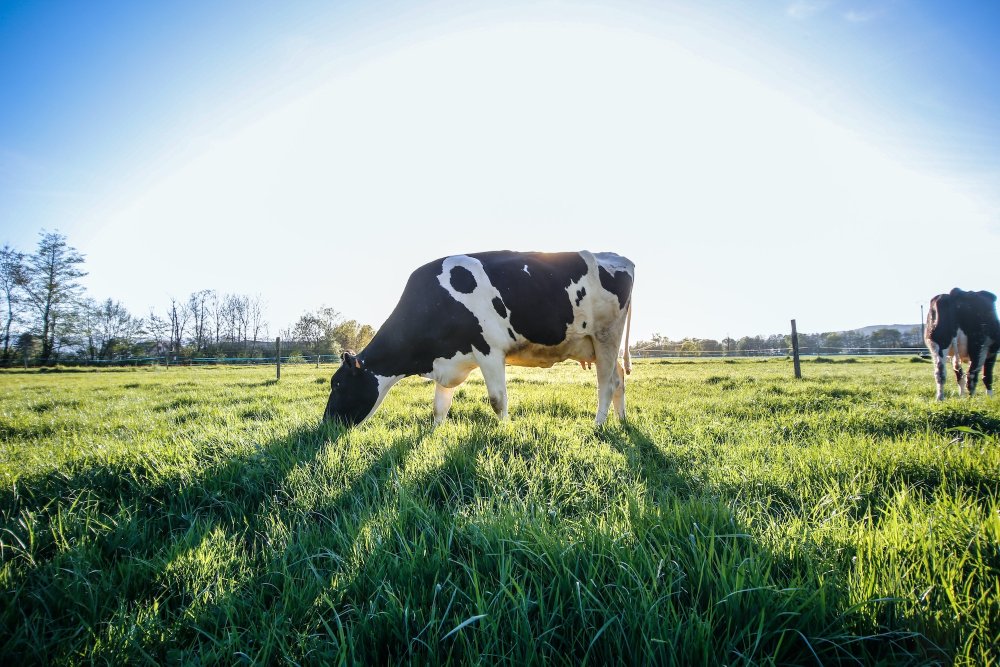
#> input picture data/cow.jpg, 2000 x 1333 px (shown at 1/2 size)
$ jupyter execute Lab3-2-BasicImageProgramming.ipynb   (shell and % lines are left out)
#> lines starting #> are read from the running program, lines starting #| are printed output that depends on the picture
<a href="https://colab.research.google.com/github/reworkhow/AnimalDataScience/blob/main/Copy_of_l01_basic.ipynb" target="_parent"></a>

# Basic Image Programming in Python

## **Set up the environment**
### Clone the repository (demo data and scripts)

[cell 1]
# use an exclamation mark, "!", to call Shell commands in Python

### Change the working directory

[cell 2]
# use import to load packages
import os
# change WD
os.chdir("/content/ANS128")
# print WD
print("Current folder: ", os.getcwd())

## **NumPy**
Numpy is one of the mostly used Python library in data sciences. It provides an versatile interface for users to manipulate multi-dimensional arrays, particularlly for image data.
In this chapter, we will cover the basic usages of NumPy, including indexing, reshaping, and basic visualization.

### **Load NumPy**
Practically, we use `np` as an aliase name for the NumPy library. But the aliase can also be other arbitrary names.

[cell 3]
# load NumPy
import numpy as np
# validate the library version
np.__version__

### **Create a 1D array**

#### Explicitly define the values
Use `[]` to represent a list (array)

[cell 4]
# create a list (array)
array = [1, 2, 3, 4]
print(array)

`np.array()`: instantiate a NumPy array (https://numpy.org/doc/stable/reference/generated/numpy.array.html)

[cell 5]
# assign the list to a NumPy array
array = [1, 2, 3, 4]
array_np = np.array(array)
# it is equivalent
array_np = np.array([1, 2, 3, 4])
# print the result
print(array_np)

#### All-zero or all-one vectors/matrices
<center></center>

`np.zeros()`: create an array of all zeros (https://numpy.org/doc/stable/reference/generated/numpy.zeros.html)

`np.ones()`: create an array of all zeros (https://numpy.org/doc/stable/reference/generated/numpy.ones.html)

This technique is very useful when you want to generate a binary vector/matrix to indicate signals of interest.

[cell 6]
array_zeros = np.zeros(4)
print(array_zeros)

[cell 7]
array_ones = np.ones(4)
print(array_ones)

#### Arithmetic sequence
`np.arange()`: create a sequence defined by an interval
(https://numpy.org/doc/stable/reference/generated/numpy.arange.html)

`np.linspace()`: create a sequence defined by a size (https://numpy.org/doc/stable/reference/generated/numpy.linspace.html)

A way to subset (downsample) a dataset or an image.
<center></center>

[cell 8]
# np.arange(start, stop, interval)
array_seq_interval = np.arange(1, 10, 2.5)
print(array_seq_interval)

[cell 9]
# np.linspace(start, stop, size)
array_seq_size = np.linspace(1, 10, 4)
print(array_seq_size)

#### Display arrays
`print()`: Display results in a reader-friendly way. This is very helpful when ones need to debug their codes without using a debugger.

[cell 10]
print("A list of numbers: ", array_np)
print("A list of zeros:   ", array_zeros)
print("A list of ones:    ", array_ones)
print("A sequence assigned by an interval: ", array_seq_interval)
print("A sequence assigned by a size:      ", array_seq_size)

#### Question
Create an array with the same elements `[5, 10, 15, 20]` using two different functions: `np.linspace()` and `np.arange()`

### **Multi-dimensional matrix**
NumPy is also capable of dealing with N-dimensional data structure. Here we will introduce several ways to create an N-dimensional matrix.

Explicitly assign values to create a 2D matirx

[cell 11]
A = np.array([[1, 2, 3],
              [4, 5, 6]])
print(A)

#### Shape
In Python, `Shape` is an important component used to describe the dimension of a matrix. `Shape` in Python can be defined by a tuple, `()`.

`np.shape()`: examine the matrix dimension (https://numpy.org/doc/stable/reference/generated/numpy.shape.html)

[cell 12]
# (row, column)
print("Matrix\n", A)
print("\n")
print("Shape: ", A.shape)

Create a all-zero or all-one nd-matrix by assigning the dimension (`shape`).

[cell 13]
# shape: (row, column)
shape = (2, 3)
B = np.zeros(shape)
print("B\n", B)

# shape: (row, column, channel)
C = np.ones((2, 3, 4))
print("C\n", C)

In a convolutional neural network, flattening a matrix is a common approach to turn an image matrix into a regression vector.

<center></center>

<center></center>

`np.reshape()`: a handy function to turn a one-dimension array to a two-dimension matrix.
(https://numpy.org/doc/stable/reference/generated/numpy.reshape.html)

`np.flatten()`: "flatten" the matrix back to a one-dimension array using the function (https://numpy.org/doc/stable/reference/generated/numpy.ndarray.flatten.html)

[cell 14]
# create a 1D array with 6 elements
a = np.array([1, 2, 3, 4, 5, 6])
print("'a'\n", a)

# reshape it into a 2D array, with 2 rows and 3 columns
a_reshape = a.reshape((2, 3))
print("\nReshaped 'a' (2x3)\n", a_reshape)

[cell 15]
a_reshape.flatten()

#### CNN example
https://www.cs.cmu.edu/~aharley/vis/conv/flat.html

<center></center>

#### Question
* Make a 3D array: $[\begin{bmatrix} 1 & 2 & 3 \\ 4 & 5 & 6 \end{bmatrix}$, $\begin{bmatrix} 7 & 8 & 9 \\ 10 & 11 & 12 \end{bmatrix}]$

* Flatten it to a 1D array. The expected flatten array is: $\begin{bmatrix} 1& 2& 3& 4& 5& 6& 7& 8& 9& 10& 11& 12\end{bmatrix}$

### **Indexing and slicing**
Indexing is a flexible way to subset the matrix by certain conditions (e.g., positions, values). First, we will create a two-dimension matrix. Note that we can connect multiple functions in one line using dot `.` to enhance the readability (It is called piping `|` in Unix).

[cell 16]
# create a 2D matrix with 5 rows and 6 columns
data = np.linspace(1, 30, 30).reshape((5, 6))
print("data shape: ", data.shape)
print(data)

#### Indexing
A 2D-matrix is stored in the order of [rows, columns] and is indexed by `0-based` indexing. For exaple, if we want to call the first (index = 0) column, we can do:

[cell 17]
# Use ":" to return all elements in that specific dimension.
# In our case, it returns all numbers from the `first` column
data[:, 0]

We can also query a single element, for example, the number in the `second` (index = 1) rows and the `third` (index = 2) column.

[cell 18]
# [row, column]
data[1, 2]

It's also possible to call the last N elements using negative index. For example, we can call `the last second row` by:

[cell 19]
data[-2, ]

#### Slicing
Slicing a matrix allows you to query a range of elements. Below we want to fetch elements between the `second` row and the `fourth` row, and the `third` column and the `fifth` column.

[cell 20]
data[1:4, 2:5]

Use double colon `::` to extract every two columns (i.e., 1st, 3rd, and 5th) from the matrix.

[cell 21]
data[:, ::2]

#### Question
Start with an array $x = [\begin{bmatrix} 1 & 2 & 3 \\ 4 & 5 & 6 \end{bmatrix}$, $\begin{bmatrix} 7 & 8 & 9 \\ 10 & 11 & 12 \end{bmatrix}]$. Use indexing, slicing, and `np.flatten()` to generate an array $y = \begin{bmatrix} 1& 4& 3& 6\end{bmatrix}$

[cell 22]
x = (np.arange(12) + 1).reshape((2, 2, 3))

### **Basic statistics**
Several basic summary statistics, including `mean` and `standard deviation`, can be derived in a `NumPy` matrix.

[cell 23]
# create a 3d array in a dimension of (3, 2, 5)
data = np.arange(1, 31, 1).reshape(3, 2, 5)
print("Data\n", data)
print("\n")
print("The data mean is", data.mean()) # np.mean(data)
print("The data standard deviation is", data.std()) # np.std(data)
print("The data median is", np.median(data))
print("The 25th quantile of the data is", np.quantile(data, 0.25))

#### Summarize data by axis
<center></center>

It's possible to calculate statistics by dimensions. Use the parameter `axis` to specify which dimension is summarized and calculated. This function is handy in processing multispectral/hyperspectral images.

[cell 24]
print("Data dimension: ", data.shape) # (channel, row, column)
print("Data matrix\n", data)
print("\n")
pixel_sum = data.sum(axis=0)
print("The sum of all three channel values: \n", pixel_sum)

#### Excercise 5
<center></center>

Create a 2D matrix, $X$, then calculate average values of each row in $X$ using `np.mean()` and the parameter `axis`.

## Matplotlib
`Matplotlib` is a basic visualization library in Python. Its functionalities are similar to `plot()` in `Julia` and `R`. In this section, we will use a demo image to practice the usages of `NumPy`, and we can use `Matplotlib` for data visualization to validate our results.

### **Load Matplotlib**
`Matplotlib` contains several submodules. To implement matrix visualization, we only need to import the submodule `pyplot` from `Matplotlib` and rename it as `plt`.

[cell 25]
# use dot "." to call its submodule
import matplotlib.pyplot as plt
# equivalent
from matplotlib import pyplot as plt

### **Load your first image**
An image loader is defined in the OpenCV module, which we can load as cv2

[cell 26]
# import pre-defined function
import cv2

# load the image file (you can use your own image, too!)
image = cv2.imread("data/cow.jpg")[:,:,::-1]
plt.imshow(image)

Let's inspect how it looks like as a matrix.

<center></center>

[cell 27]
# print the dimension: (row, column, channels)
print("The matrix dimensions are: ", image.shape)
#| The matrix dimensions are:  (1333, 2000, 3)

print(image)
#> (printed output is left out)

`plt.imshow()` visualizes an input image (https://matplotlib.org/stable/api/_as_gen/matplotlib.pyplot.imshow.html)

### **Image (matrix) manipulation**
Now, it's time to apply `NumPy` functions we just learned to this image.

#### Crop an image

[cell 28]
# matrix slicing
image_crop = image[450:900, 600:1300]
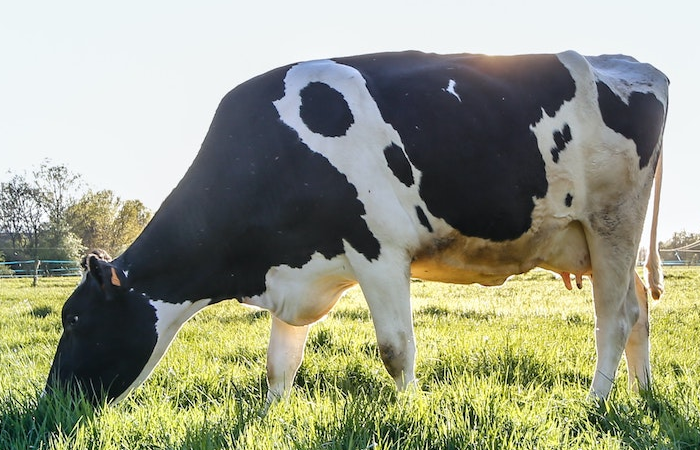
#> image_crop: shape (450, 700, 3); mean R, G, B 152.6, 155.5, 133.7
plt.imshow(image_crop)
print("The image dimensions (h, w, c) =", image_crop.shape)
#| The image dimensions (h, w, c) = (450, 700, 3)

#### Flip an image (image augmentation)

<center></center>

By doing this, we can increase the size of the training images by multiple times when we train a classifier .

[cell 29]
# reversed index
image_flip = image_crop[:, ::-1, :]
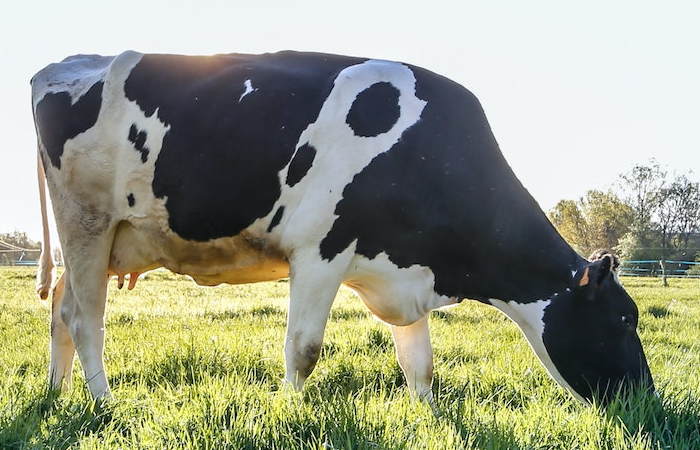
#> image_flip: shape (450, 700, 3); mean R, G, B 152.6, 155.5, 133.7
plt.imshow(image_flip)
print("The image dimension (h, w, c) =", image_flip.shape)
#| The image dimension (h, w, c) = (450, 700, 3)

#### Down-sample an image
This technique is essential to work with a pre-trained model.

[cell 30]
image_down = image[::20, ::20]
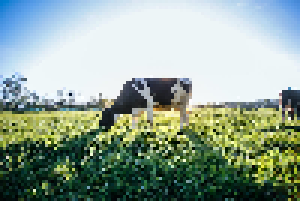
#> image_down: shape (67, 100, 3) (shown 3 times larger); mean R, G, B 145.4, 163.7, 149.9
plt.imshow(image_down)
print("The image dimension (h, w, c) =", image_down.shape)
#| The image dimension (h, w, c) = (67, 100, 3)

#### Display a specific channel

[cell 31]
# The lighter the higher of greeness
# the 2nd channel is a green chanel, display as grayscale
plt.imshow(image_crop[:, :, 1], cmap="Greens")
plt.colorbar()
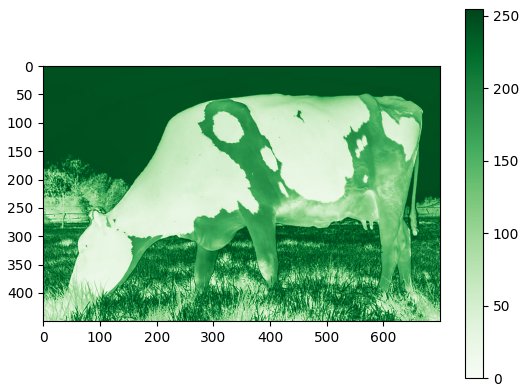
#> figure drawn by matplotlib, 2 panels

#### Image histogram

<center></center>

Image histogram is a plot to visualize the distribution of pixel values in each channel. This plot allows us to visually inspect if the image is correctly exposured, or, for example, if any channel has significant higher signals than other channels.

<center></center>

We can change the image dimension and make it easier to access to each channel.

[cell 32]
# use "-1" to let Python figure out the remaining dimension
print("original dimension ", image_crop.shape)
#| original dimension  (450, 700, 3)

# (pixels, channels)
channels = image_crop.reshape((-1, 3))
print("flattened dimension", channels.shape)
#| flattened dimension (315000, 3)

# (channels, pixels): let the channel axis become the first axis
channels = channels.transpose()
print("final dimension    ", channels.shape)
#| final dimension     (3, 315000)

[cell 33]
# since (r, g, b) are now on the first axis.
red, green, blue = channels
print("red:   ", red.shape)
#| red:    (315000,)
print("green: ", green.shape)
#| green:  (315000,)
print("blue:  ", blue.shape)
#| blue:   (315000,)

[cell 34]
# One-liners (use . to chain the result)
red, green, blue = image_crop.reshape((-1, 3)).transpose()
print("red:   ", red.shape)
#| red:    (315000,)
print("green: ", green.shape)
#| green:  (315000,)
print("blue:  ", blue.shape)
#| blue:   (315000,)

[cell 35]
# define parameters
params = dict(bins=30, alpha=.3, edgecolor="black")
colors = ["red", "green", "blue"]
# plotting
plt.figure(figsize=(10, 5))
plt.title("Histogram of RGB channels")
for i, bar in enumerate([red, green, blue]):
    # i is the iteration number starting from 0 (and 1, 2,...)
    plt.hist(bar, color=colors[i], label=colors[i], **params)
#> this loop made 3 passes
plt.legend(fontsize=20)
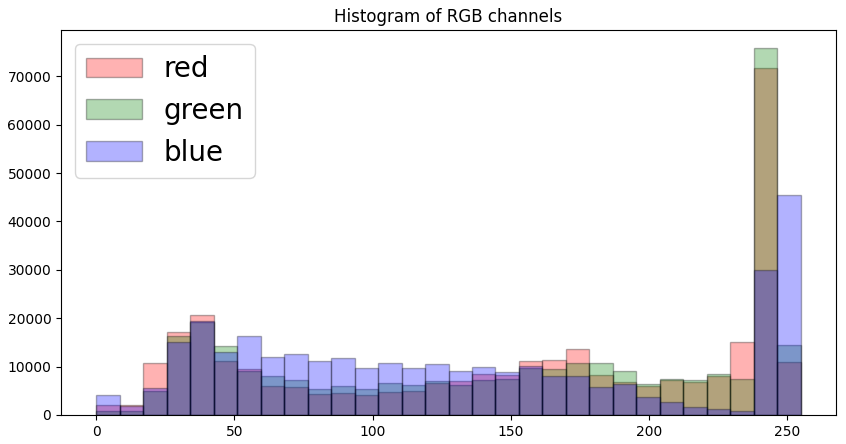
#> figure drawn by matplotlib, 1 panel; tallest bar 71691 high, from x = 238 to 246.5; tallest bar 75760 high, from x = 238 to 246.5; tallest bar 45476 high, from x = 246.5 to 255
